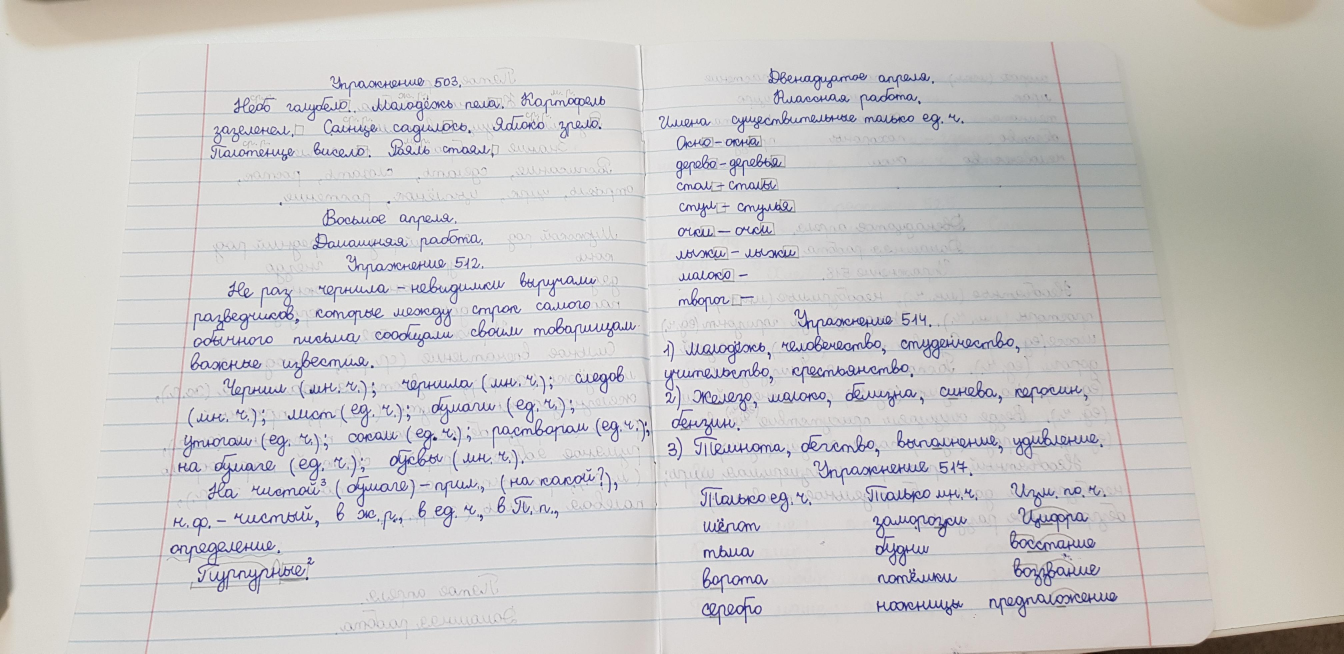
#> input picture app/uploads/038e1779-45cb-4d9a-8f33-c9813517b189.jpg, 4032 x 1960 px (shown at 1/3 size)
$ python -i ocr.py   (imports and definitions only)
#> lines starting #> are read from the running program, lines starting #| are printed output that depends on the picture
#> further down, picture is the input picture: PIL image 4032x1960 RGB; mean R, G, B 202.4, 200.5, 199.8
from __future__ import annotations

import base64
import json
import os
from io import BytesIO
from pathlib import Path
from typing import List, Tuple

import requests
from PIL import Image, ImageFilter, ImageOps

from services.config import load_env

try:
    import fitz  # PyMuPDF
except Exception:  # pragma: no cover - optional dependency at runtime
    fitz = None

# [1 line not run here, left out]

MAX_PAGES = int(os.getenv("OCR_MAX_PAGES", "5"))
MAX_IMAGE_SIDE = int(os.getenv("OCR_MAX_IMAGE_SIDE", "1600"))
LLM_REQUEST_TIMEOUT = int(os.getenv("LLM_REQUEST_TIMEOUT", "0"))
DEFAULT_OCR_MODEL = os.getenv("OCR_MODEL", "gpt-4.1-mini")
DEFAULT_YANDEX_BASE_URL = "https://ai.api.cloud.yandex.net/v1"
DEFAULT_YANDEX_OCR_URL = "https://ocr.api.cloud.yandex.net/ocr/v1/recognizeText"


# [69 lines left out: functions extract_text_from_file, _extract_text_with_llm, _render_pdf_to_images, not called in this run]


def _prepare_image(image: Image.Image) -> Image.Image:
    image = ImageOps.exif_transpose(image).convert("RGB")
    image = ImageOps.autocontrast(image)
    gray = ImageOps.grayscale(image)
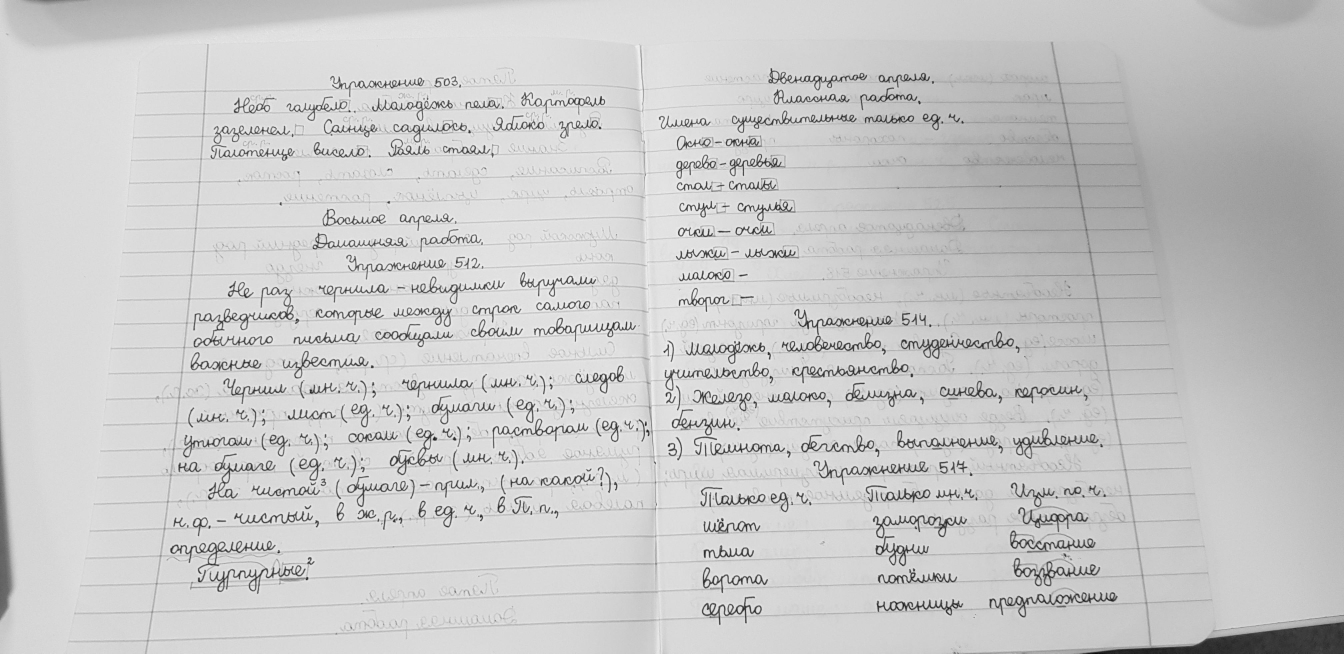
#> gray: PIL image 4032x1960 L (shown at 1/3 size); min 3, max 254, mean 201
    gray = gray.filter(ImageFilter.MedianFilter(size=3))

    width, height = gray.size
#> width = 4032; height = 1960
    longest = max(width, height)
#> longest = 4032
    if longest > MAX_IMAGE_SIDE:
        scale = MAX_IMAGE_SIDE / float(longest)
#> scale = 0.397
        new_size = (max(1, int(width * scale)), max(1, int(height * scale)))
#> new_size = (1600, 777)
        gray = gray.resize(new_size)
#> gray: PIL image 1600x777 L

    return gray.convert("RGB")


# [176 lines left out: functions _run_vision_ocr, _run_yandex_vision_ocr, _extract_yandex_ocr_text, _build_ocr_prompt, _image_to_base64, _ocr_api_settings, not called in this run]


def _real_api_key(value: str) -> str:
    value = (value or "").strip()
    return "" if value.upper() == "EMPTY" else value


# [18 lines left out: functions _yandex_model, _ocr_error_message, not called in this run]

>>> from PIL import Image
>>> picture = Image.open('../uploads/038e1779-45cb-4d9a-8f33-c9813517b189.jpg')
>>> result = _prepare_image(picture)
